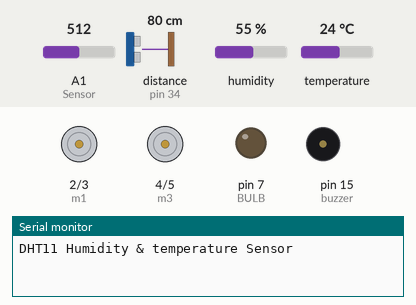
Simulated run of this sketch. Board: Arduino Mega 2560, built with avr-gcc and run on an emulated ATmega2560. On the bench: motor-driver pin pairs drawn as motors (green arrow = first pin HIGH = forward, orange = second pin HIGH = backward, longer = more drive), output pins drawn as LEDs (lit = HIGH), buzzer (waves = sounding, pin HIGH), the last lines printed to the serial monitor. The test bench sets the inputs (shaded band); at power-on: temperature 24 °C, distance to the obstacle (sensor on pin 34) 80 cm, A1 (Sensor) = 512, humidity 55 %. The echo pulse lasts 58.3 µs per cm; pins used as bus, display or sensor lines are not drawn.

Above: at 4.7 s.
4.8 s: temperature set to 26 °C
12.3 s: temperature set to 29 °C
At 14.0 s:
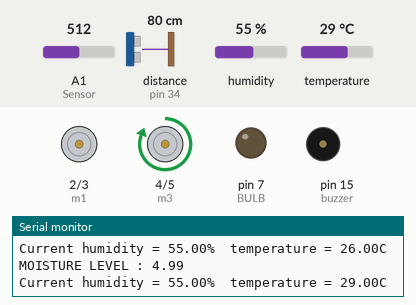
19.8 s: distance to the obstacle (sensor on pin 34) set to 18 cm
27.3 s: distance to the obstacle (sensor on pin 34) set to 14 cm
At 29.6 s:
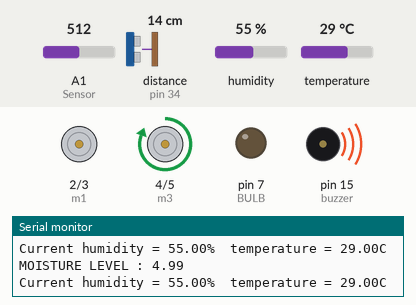
34.8 s: temperature set to 12 °C
At 39.2 s:
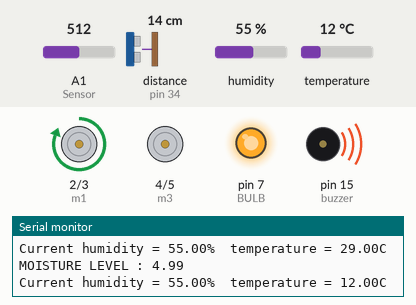
42.3 s: temperature set to 28 °C
At 45.2 s:
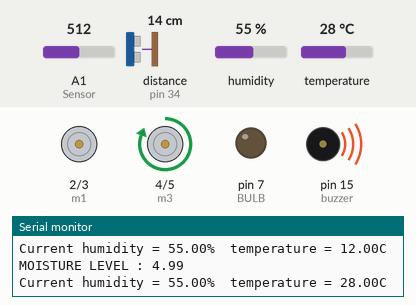
Timing chart, 0 to 46.7 s (numbered marks = the images above; inputs shaded):
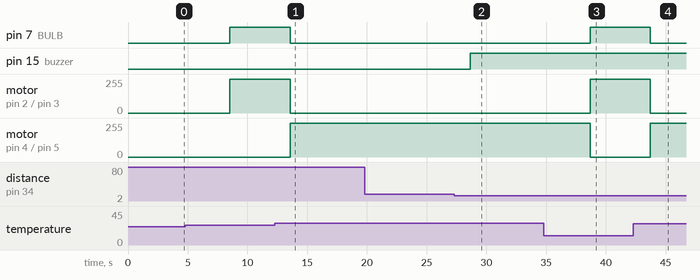

The sketch:

foodgrainmonitoringsystem.ino
```cpp
#include <dht.h>

#define dht_apin A0 // Analog Pin sensor is connected to

const int sensor_pin =A1;

#define BULB 7
#define m1 2
#define m2 3
#define m3 4
#define m4 5
#define MOISTURE_SENSOR 7
#define trig 33
#define echo 34
#define buzzer 15

int WET= 3;
int DRY= 2;
int Sensor= A1; // Soil Sensor input at Analog PIN A0
int value= 0;
long duration;
int distance;

dht DHT;

void setup(){
  pinMode(BULB, OUTPUT);
  pinMode(2,OUTPUT);
  pinMode(3,OUTPUT);
  pinMode(4,OUTPUT);
  pinMode(5,OUTPUT);
  pinMode(15,OUTPUT);
  pinMode(WET, OUTPUT);

  Serial.begin(9600);
  delay(500);//Delay to let system boot
  Serial.println("DHT11 Humidity & temperature Sensor\n\n");
  delay(1000);//Wait before accessing Sensor
//  pinMode(BULB, OUTPUT);
//  pinMode(2,OUTPUT);
//  pinMode(3,OUTPUT);
//  pinMode(4,OUTPUT);
//  pinMode(5,OUTPUT);
//  pinMode(15,OUTPUT);
//  pinMode(WET, OUTPUT);

   delay(2000);
   pinMode(33,OUTPUT);
   pinMode(34,INPUT);
   pinMode(15,OUTPUT);


}//end "setup()"

void loop(){

float moisture_percentage;
delay(5000);
   Serial.print("MOISTURE LEVEL : ");
   value= analogRead(Sensor);
   value= value/10;
   moisture_percentage = ( ( (value/1023.00) * 100 ) );
   Serial.println(moisture_percentage );

  //Start of Program

    DHT.read11(dht_apin);

    Serial.print("Current humidity = ");
    Serial.print(DHT.humidity);
    Serial.print("%  ");
    Serial.print("temperature = ");
    Serial.print(DHT.temperature);
    Serial.println("C  ");
    // Clears the trigPin condition
  digitalWrite(trig, LOW);
  delayMicroseconds(2);
  // Sets the trigPin HIGH (ACTIVE) for 10 microseconds
  digitalWrite(trig, HIGH);
  delayMicroseconds(10);
  digitalWrite(trig, LOW);
  // Reads the echoPin, returns the sound wave travel time in microseconds
  duration = pulseIn(echo, HIGH);
  // Calculating the distance
  distance = duration * 0.034 / 2; // Speed of sound wave divided by 2 (go and back)
  if(distance<15){
    digitalWrite(buzzer, HIGH);

  }
  else{
    digitalWrite(buzzer, LOW);

  }

    if(DHT.temperature < 28  ){
      digitalWrite(BULB,HIGH);

       digitalWrite(m1,HIGH);
      digitalWrite(m2,LOW);
      digitalWrite(m3,LOW);
      digitalWrite(m4,LOW);
    }
    else{
      digitalWrite(BULB,LOW);

       digitalWrite(m1,LOW);
      digitalWrite(m2,LOW);
      digitalWrite(m3,HIGH);
      digitalWrite(m4,LOW);
    }
}
```

Measured:
- the behaviour switches between 27 and 28 °C on temperature (found by bisection; images 0 and 1)
- the behaviour switches between 16 and 15 cm on distance to the obstacle (sensor on pin 34) (found by bisection; images 1 and 2)
- after the input at 12.3 s, pin 7 (BULB): HIGH → LOW after 1.3 s; motor on pin 2 (m1) / pin 3 (m2): forward 255/255 → stopped after 1.3 s; motor on pin 4 (m3) / pin 5 (m4): stopped → forward 255/255 after 1.3 s
- after the input at 27.3 s, pin 15 (buzzer): LOW → HIGH after 1.3 s
- after the input at 34.8 s, pin 7 (BULB): LOW → HIGH after 3.9 s; motor on pin 2 (m1) / pin 3 (m2): stopped → forward 255/255 after 3.9 s; motor on pin 4 (m3) / pin 5 (m4): forward 255/255 → stopped after 3.9 s
- after the input at 42.3 s, pin 7 (BULB): HIGH → LOW after 1.4 s; motor on pin 2 (m1) / pin 3 (m2): forward 255/255 → stopped after 1.4 s; motor on pin 4 (m3) / pin 5 (m4): stopped → forward 255/255 after 1.4 s
